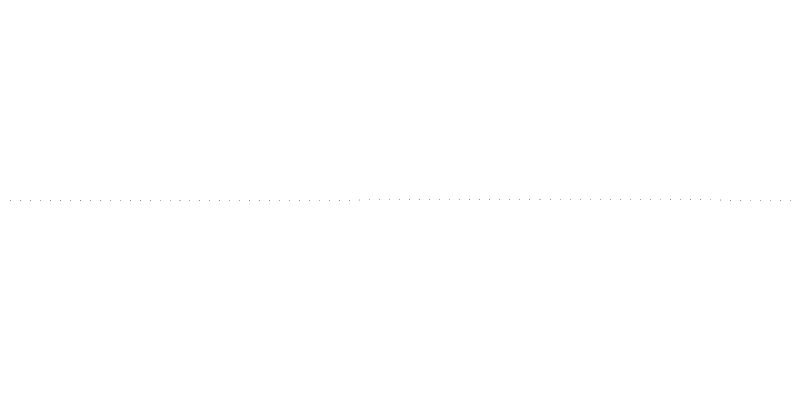
Frame 1 (no input)
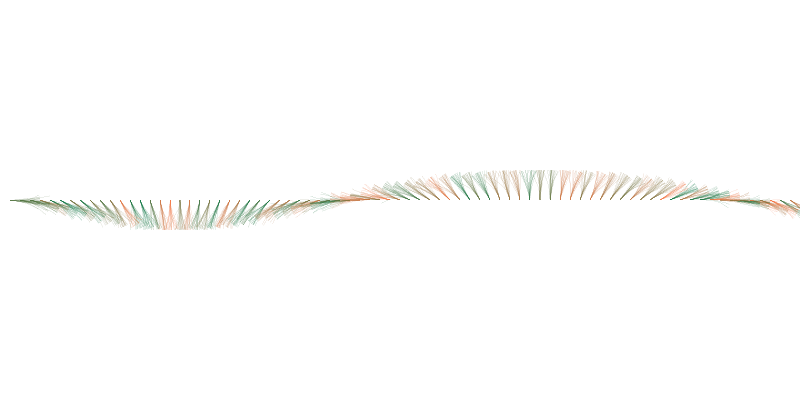
Frame 60 (the mouse pressed at the canvas centre just before this capture)
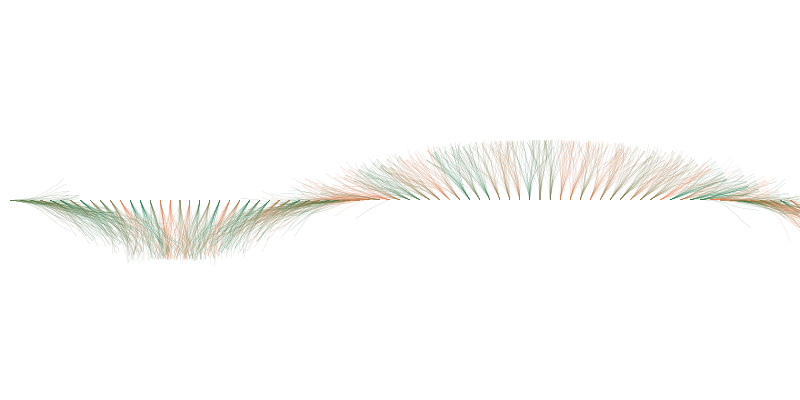
Frame 120 (the mouse held since frame 60 and released just before this capture)

The Processing sketch that drew these frames (run headless with seeded random() and noise(); from frame 60 on, the mouse is pressed at the canvas centre):

// Processing sketch: processing_158604
// ── processing_158604.pde

Explosion e[] = new Explosion[100];
void setup() {
  size(800, 400);
  background(255);
  noStroke();

  float direction=0;
  float x=0;
  for (int i=0;i<e.length;i++) {
    direction += 5;
    e[i] = new Explosion(20, x+=10, height/2, direction, int(random(100, 300) ));
  }
}

void draw() {
  for (int i=0;i<e.length;i++) {
    e[i].render();
  }
}
void keyPressed() {
  background(255); 
   float direction=0;
  float x=0;
  for (int i=0;i<e.length;i++) {
    direction += 5;
    e[i] = new Explosion(20, x+=10, height/2, direction, int(random(100, 300) ));
  }
}

class Explosion {
  Spark[] spark;

  int t=0;
  int epoc=0;

  color c;

  public Explosion( int n, float x, float y, float a, int t) {
    c=  color(random(0, 255), 100, 50, 20);
    spark = new Spark[n];
    this.t=t;
    for (int i=0;i<spark.length;i++) {
      spark[i] = new Spark(x, y, a);
    }
  }
  void render() {
    epoc++;

    for (int i=0;i<spark.length;i++) {

      if (epoc>t) {
        spark[i].diverge=true;
      }

      spark[i].render(c);
    }
  }
}
class Spark {
  float x;
  float y;
  float a;
  boolean diverge=false;

  public Spark(float x, float y, float a) {
    this.x=x;
    this.y=y;
    this.a=a;
  }

  void render( color c) {

    if (diverge) {
      fill(c);
      noStroke();
      a+=random(-10, 10);
      x+=cos( radians(a) );
      y+=sin( radians(a) );
      ellipse(x, y, 1, 1);
    }
    else {
      //noFill();

      a+=random(-3, 3);
      x+=cos( radians(a) )*0.5;
      y+=sin( radians(a) )*0.5;

      stroke(c);
      point(x, y);
    }
  }
}
